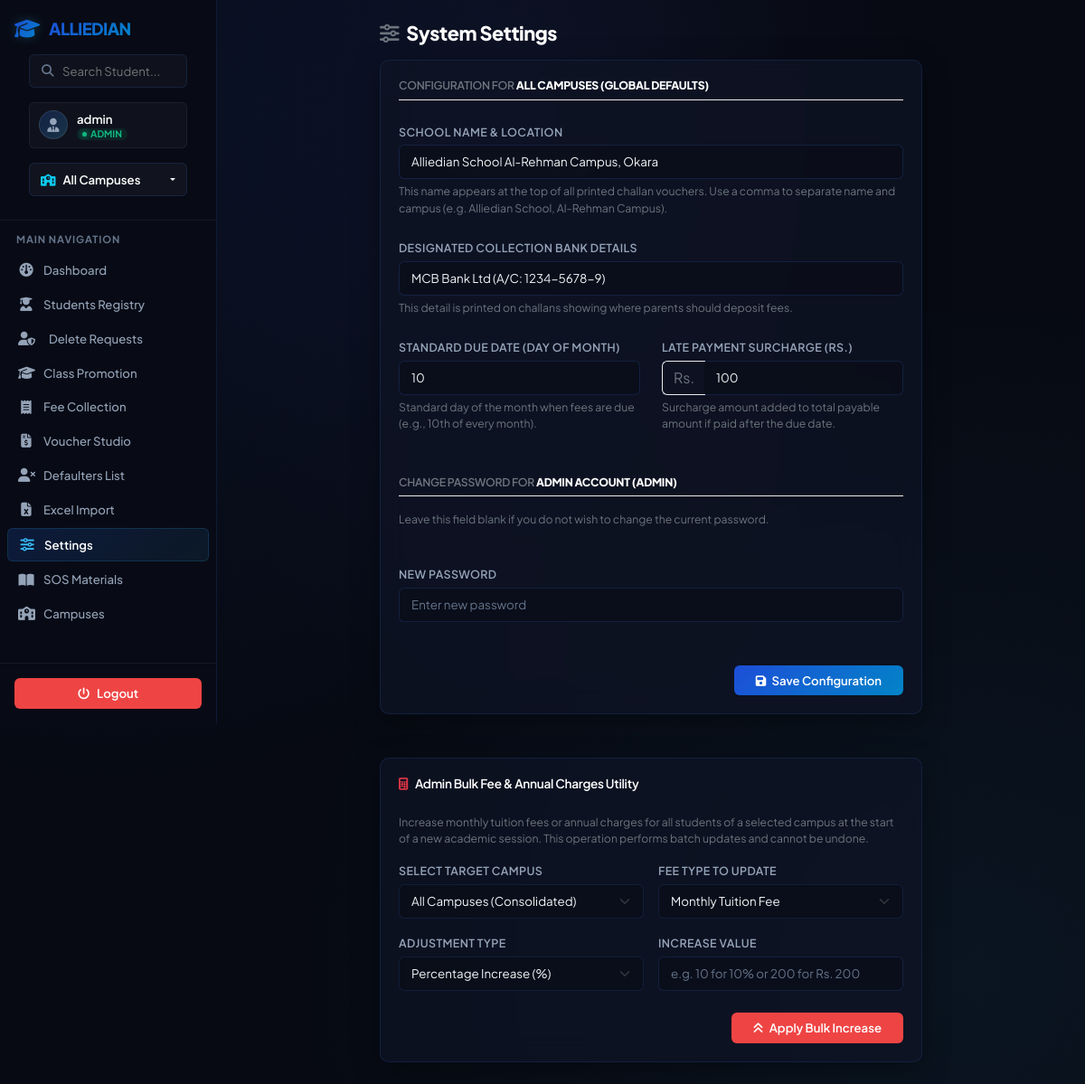
The app's page /settings (signed in) with its own data.
### tables this page shows
CREATE TABLE settings (
            key TEXT PRIMARY KEY,
            value TEXT NOT NULL
        );

### app.py (the view, shortened to what this page needs)
@app.route('/settings', methods=['GET', 'POST'])
@login_required
def settings_view():
    active_campus_id = get_active_campus_id()
    conn = get_db_connection()
    settings_dict = get_campus_settings(active_campus_id)
    conn.close()
    return render_template('settings.html', settings=settings_dict)

### app.py (called while the page is built)
def get_db_connection():
    conn = sqlite3.connect(DB_PATH)
    conn.row_factory = sqlite3.Row
    conn.execute("PRAGMA foreign_keys = ON")
    return conn

def get_campus_settings(campus_id):
    conn = get_db_connection()
    rows = conn.execute("SELECT key, value FROM settings").fetchall()
    conn.close()
    settings = {row['key']: row['value'] for row in rows}
    if campus_id:
        for k in list(settings.keys()):
            campus_key = f"{k}_{campus_id}"
            if campus_key in settings:
                settings[k] = settings[campus_key]
    return settings

def get_active_campus_id():
    if session.get('role') == 'admin':
        return session.get('selected_campus_id') # Can be None for "All Campuses"
    return session.get('campus_id')

def login_required(f):
    from functools import wraps
    @wraps(f)
    def decorated_function(*args, **kwargs):
        if 'logged_in' not in session:
            return redirect(url_for('login'))
        return f(*args, **kwargs)
    return decorated_function

### templates/settings.html (shortened to what this page needs)
{% extends 'base.html' %}
{% block content %}
<div class="row justify-content-center">
    <div class="col-md-8">
        <h1 class="page-title mb-3"><i class="fa-solid fa-sliders text-secondary me-2"></i>System Settings</h1>
        <div class="glass-panel">
            <h5 class="mb-4 text-secondary text-uppercase small border-bottom border-light-subtle pb-2">
                Configuration for {% if active_campus_id %}Campus: <strong class="text-white">{{ active_campus_name }}</strong>{% else %}<strong class="text-white">All Campuses (Global Defaults)</strong>{% endif %}
            </h5>
            <form action="{{ url_for('settings_view') }}" method="POST">
                <div class="row g-4">
                    <div class="col-12">
                        <label for="school_name" class="form-label">School Name & Location</label>
                        <input type="text" class="form-control" id="school_name" name="school_name" value="{{ settings.get('school_name', '') }}" required>
                        <div class="form-text text-secondary small">This name appears at the top of all printed challan vouchers. Use a comma to separate name and campus (e.g. Alliedian School, Al-Rehman Campus).</div>
                    </div>
                    <div class="col-12">
                        <label for="bank_name" class="form-label">Designated Collection Bank Details</label>
                        <input type="text" class="form-control" id="bank_name" name="bank_name" value="{{ settings.get('bank_name', '') }}" required>
                        <div class="form-text text-secondary small">This detail is printed on challans showing where parents should deposit fees.</div>
                    </div>
                    <div class="col-md-6">
                        <label for="due_day" class="form-label">Standard Due Date (Day of Month)</label>
                        <input type="number" min="1" max="28" class="form-control" id="due_day" name="due_day" value="{{ settings.get('due_day', '10') }}" required>
                        <div class="form-text text-secondary small">Standard day of the month when fees are due (e.g., 10th of every month).</div>
                    </div>
                    <div class="col-md-6">
                        <label for="late_fee" class="form-label">Late Payment Surcharge (Rs.)</label>
                        <div class="input-group">
                            <span class="input-group-text bg-transparent border-end-0 border-light-subtle text-secondary" style="border: 1px solid var(--glass-border);">Rs.</span>
                            <input type="number" step="any" min="0" class="form-control border-start-0" id="late_fee" name="late_fee" value="{{ settings.get('late_fee', '100') }}" required>
                        </div>
                        <div class="form-text text-secondary small">Surcharge amount added to total payable amount if paid after the due date.</div>
                    </div>
                    <div class="col-12 mt-5">
                        <h5 class="mb-3 text-secondary text-uppercase small border-bottom border-light-subtle pb-2">
                            Change Password for {% if active_campus_id %}Operator Account (<strong class="text-white">{{ session.username }}</strong>){% else %}<strong class="text-white">Admin Account (admin)</strong>{% endif %}
                        </h5>
                        <p class="text-secondary small">Leave this field blank if you do not wish to change the current password.</p>
                    </div>
                    <div class="col-12">
                        <label for="new_password" class="form-label">New Password</label>
                        <input type="password" class="form-control" id="new_password" name="new_password" placeholder="Enter new password">
                    </div>
                    <div class="col-12 text-end mt-5">
                        <button type="submit" class="btn btn-primary px-4">
                            <i class="fa-solid fa-save me-1"></i> Save Configuration
                        </button>
                    </div>
                </div>
            </form>
        </div>
    </div>
</div>
{% if session.role == 'admin' %}
<div class="row justify-content-center mt-5">
    <div class="col-md-8">
        <div class="glass-panel border-danger-hover">
            <h5 class="mb-4 text-white"><i class="fa-solid fa-calculator text-danger me-2"></i>Admin Bulk Fee & Annual Charges Utility</h5>
            <p class="text-secondary small">Increase monthly tuition fees or annual charges for all students of a selected campus at the start of a new academic session. This operation performs batch updates and cannot be undone.</p>
            <form action="{{ url_for('settings_bulk_update') }}" method="POST" onsubmit="return confirm('WARNING: This will increase fees/annual charges for all matching students. Are you sure you want to proceed?');">
                <div class="row g-3">
                    <div class="col-md-6">
                        <label for="bulk_campus_id" class="form-label">Select Target Campus</label>
                        <select class="form-select" id="bulk_campus_id" name="campus_id" required>
                            <option value="0">All Campuses (Consolidated)</option>
                        </select>
                    </div>
                    <div class="col-md-6">
                        <label for="update_target" class="form-label">Fee Type to Update</label>
                        <select class="form-select" id="update_target" name="update_target" required>
                            <option value="monthly_fee">Monthly Tuition Fee</option>
                        </select>
                    </div>
                    <div class="col-md-6">
                        <label for="update_type" class="form-label">Adjustment Type</label>
                        <select class="form-select" id="update_type" name="update_type" required>
                            <option value="percentage">Percentage Increase (%)</option>
                        </select>
                    </div>
                    <div class="col-md-6">
                        <label for="bulk_amount" class="form-label">Increase Value</label>
                        <input type="number" step="any" min="0.01" class="form-control" id="bulk_amount" name="amount" placeholder="e.g. 10 for 10% or 200 for Rs. 200" required>
                    </div>
                    <div class="col-12 text-end mt-4">
                        <button type="submit" class="btn btn-danger px-4">
                            <i class="fa-solid fa-angles-up me-1"></i> Apply Bulk Increase
                        </button>
                    </div>
                </div>
            </form>
        </div>
    </div>
</div>
{% endif %}
{% endblock %}

### static/css/style.css (style rules this page uses)
:root { --bg-primary: #070a13; --bg-secondary: #0f1424; --glass-bg: rgba(15, 20, 36, 0.78); --glass-border: rgba(59, 130, 246, 0.14); --glass-highlight: rgba(59, 130, 246, 0.2); --text-primary: #f1f5f9; --text-secondary: #94a3b8; --text-muted: #64748b; --accent-blue: #2563eb; --accent-cyan: #38bdf8; --accent-green: #10b981; --accent-yellow: #f59e0b; --accent-red: #ef4444; --accent-purple: #8b5cf6; --gradient-blue: linear-gradient(135deg, #1d4ed8 0%, #0284c7 100%); --gradient-purple: linear-gradient(135deg, #6366f1 0%, #a855f7 100%); --gradient-dark: linear-gradient(135deg, #0f1424 0%, #05070c 100%); --border-radius-sm: 6px; --border-radius-md: 10px; --border-radius-lg: 16px; --box-shadow: 0 8px 30px 0 rgba(0, 0, 0, 0.35); --transition: all 0.2s cubic-bezier(0.4, 0, 0.2, 1); }
body { font-family: 'Plus Jakarta Sans', 'Inter', -apple-system, BlinkMacSystemFont, 'Segoe UI', Roboto, sans-serif; background-color: var(--bg-primary); background-image: radial-gradient(at 10% 10%, rgba(37, 99, 235, 0.08) 0px, transparent 50%), radial-gradient(at 90% 90%, rgba(56, 189, 248, 0.06) 0px, transparent 50%), radial-gradient(at 50% 10%, rgba(99, 102, 241, 0.05) 0px, transparent 50%); background-attachment: fixed; color: var(--text-primary); min-height: 100vh; font-size: 0.875rem; line-height: 1.5; overflow-x: hidden; -webkit-font-smoothing: antialiased; -moz-osx-font-smoothing: grayscale; }
h1, h2, h3, h4, h5, h6, .page-title { font-weight: 700; letter-spacing: -0.02em; color: #ffffff; }
.page-title, h1 { font-size: 1.35rem; font-weight: 750; }
h5 { font-size: 0.85rem; font-weight: 600; }
.glass-panel { background: var(--glass-bg); backdrop-filter: blur(16px); -webkit-backdrop-filter: blur(16px); border: 1px solid var(--glass-border); border-radius: var(--border-radius-md); box-shadow: var(--box-shadow); padding: 20px; transition: var(--transition); }
.form-control, .form-select { background-color: rgba(10, 13, 22, 0.6); border: 1px solid var(--glass-border); color: var(--text-primary); border-radius: var(--border-radius-sm); padding: 8px 13px; font-size: 0.835rem; transition: var(--transition); }
.form-control::placeholder { color: var(--text-muted); }
.form-select option { background-color: var(--bg-secondary); color: var(--text-primary); }
.form-label { font-weight: 600; color: var(--text-secondary); margin-bottom: 5px; font-size: 0.78rem; text-transform: uppercase; letter-spacing: 0.03em; }
.btn { font-weight: 600; border-radius: var(--border-radius-sm); font-size: 0.825rem; padding: 7px 16px; transition: var(--transition); }
.btn-primary { background: var(--gradient-blue); border: none; color: #ffffff; }
.btn-danger { background-color: var(--accent-red); border: none; color: #ffffff; }

### records on screen
settings: school_name "Alliedian School Al-Rehman Campus, Okara"
settings: bank_name "MCB Bank Ltd (A/C: 1234-5678-9)"
settings: due_day "10"
settings: late_fee "100"

### other values on screen
{{ session.username }} "admin"
{{ session.role|upper }} "ADMIN"
{{ active_campus_name }} "All Campuses"
